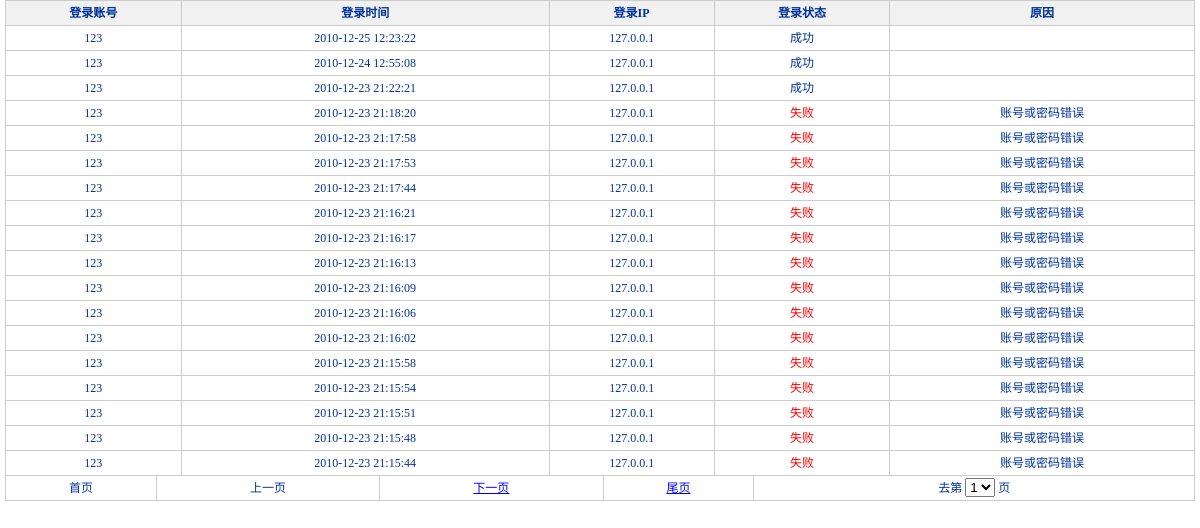
/leetobest/admin/listloginlog.php (signed in), run on the app's committed database.
### tables this page shows
CREATE TABLE `loginlog` (
  `loginlog_ip` varchar(45) NOT NULL default '' COMMENT '登录IP地址',
  `loginlog_account` varchar(45) NOT NULL default '' COMMENT '登录账号',
  `loginlog_addtime` varchar(45) NOT NULL default '' COMMENT '登录时间',
  `loginlog_status` int(10) unsigned NOT NULL default '0' COMMENT '登录状态，1--成功，2--失败',
  `loginlog_whyfalse` varchar(245) NOT NULL default '' COMMENT '登录失败原因',
  `loginlog_remark1` varchar(45) NOT NULL default '',
  `loginlog_remark2` varchar(45) NOT NULL default '',
  `loginlog_remark3` varchar(45) NOT NULL default ''
);

### leetobest/admin/listloginlog.php (the view, shortened to what this page needs)
<?php
	 $pageNo=@trim($pageNo);
	 if(empty($pageNo)){
		$pageNo=1;
	 }else{
		$pageNo=(int)$pageNo;
		if($pageNo<=0){
			 $pageNo=1;
		}
	 }
	 $pageSize=@trim($pageSize);
	 if(empty($pageSize)){
		$pageSize=18;
	 }else{
		$pageSize=(int)$pageSize;
		if($pageSize<=0){
			$pageSize=18;
		}
	}
?>
<!DOCTYPE html PUBLIC "-//W3C//DTD XHTML 1.0 Transitional//EN" "http://www.w3.org/TR/xhtml1/DTD/xhtml1-transitional.dtd">
<html xmlns="http://www.w3.org/1999/xhtml">
<head>
<link href="style/index.css" type="text/css" rel="stylesheet" />
</head>
<body>
<table border="0" cellpadding="0" cellspacing="0" class="list_table">
  <tr>
    <td><table border="0" cellpadding="0" cellspacing="0" class="list_table_main">
        <tr>
		  <th>登录账号</th>
		  <th>登录时间</th>
          <th>登录IP</th>
		  <th>登录状态</th>
		  <th>原因</th>
        </tr>
		<?php
		    include_once '../include/mysql.php';
			$sql="SELECT * FROM loginlog ";
			$res=mysql_query($sql);
			$totalRecord=mysql_num_rows($res);
			$totalPage=ceil($totalRecord / $pageSize);
		    $start=($pageNo-1)*$pageSize;
		    $sql_limit="SELECT * FROM loginlog ORDER BY loginlog_addtime DESC  LIMIT ".$start.",".$pageSize."";
		    $result=mysql_query($sql_limit);
			while($back_arr=mysql_fetch_array($result,MYSQL_BOTH)){
		?>
		<tr>
		   <td><?php echo @empty($back_arr['loginlog_account'])?'':$back_arr['loginlog_account']?></td>
		   <td><?php echo @empty($back_arr['loginlog_addtime'])?'':$back_arr['loginlog_addtime'];?></td>
		   <td><?php echo @empty($back_arr['loginlog_ip'])?'':$back_arr['loginlog_ip'];?></td>
		   <td><?php echo @empty($back_arr['loginlog_status'])?'':($back_arr['loginlog_status']==1?'成功':'<font color="red">失败</font>')?></td>
		   <td><?php echo @empty($back_arr['loginlog_whyfalse'])?'':$back_arr['loginlog_whyfalse'];?></td>
		</tr>
		<?php
			}
		?>
      </table></td>
  </tr>
  <?php
      if($totalPage>1){
  ?>
  <td><table border="0" cellpadding="0" cellspacing="0" class="fenye">
        <tr>
		  <?php
	         if($pageNo<=1){
	      ?>
          <td>首页</td>
          <td>上一页</td>
		  <?php
             }else{
		  ?>
		  <td><a href="listloginlog.php?pageSize=<?php echo $pageSize; ?>&pageNo=1">首页</a></td>
          <td><a href="listloginlog.php?pageSize=<?php echo $pageSize; ?>&pageNo=<?php echo $pageNo<=1?1:($pageNo-1);?>">上一页</a></td>
		  <?php
			 }
	      ?>
		  <?php
		      if($pageNo>=$totalPage){
		  ?>
		  <td>下一页</td>
		  <td>尾页</td>
		  <?php
		      }else{
		  ?>
		  <td><a href="listloginlog.php?pageSize=<?php echo $pageSize; ?>&pageNo=<?php echo $pageNo>=$totalPage?$totalPage:($pageNo+1) ?>">下一页</a></td>
          <td><a href="listloginlog.php?pageSize=<?php echo $pageSize; ?>&pageNo=<?php echo $totalPage; ?>">尾页</a></td>
		  <?php
			  }
		  ?>
          <td>去第
            <select onChange="goto();" id="pageNo" name="pageNo">
			  <?php
			      for($i=1;$i<=$totalPage;$i++){
			  	  if($i==$pageNo){
			  ?>
			  <option value="<?php echo $i ?>" selected='true'><?php echo $i ?></option>
			  <?php	  }else{
			  ?>
			  <option value="<?php echo $i ?>"><?php echo $i ?></option>
			  <?php
		              }
				  }
			  ?>
            </select>
            页</td>
        </tr>
      </table></td>
  <?php
	  }
  ?>
</table>
</body>
</html>

### leetobest/admin/style/index.css (style rules this page uses)
* { margin: 0px; padding: 0px; }
body { margin:0; padding:0; text-align:left; font-size:14px; color:#00f; background:#fff; }
table { margin:10px 0 0 10px; border-collapse: collapse; font-size:12px; font-family:"宋体"; }
th { border: 1px solid #cccccc; height:24px; }
td { border: 1px solid #cccccc; height:24px; }
.list_table { margin:0; padding:0; width:100%;color:#039; border:0; }
.list_table td { padding:0 5px; border:0; }
.list_table_main { margin:0; padding:0; width:100%;color:#039; text-align:center; }
.list_table_main th { margin:0; padding:0;color:#039; border: 1px solid #cccccc; height:24px; line-height:24px; background:#f1f1f1; }
.list_table_main td { margin:0; padding:0;color:#039; border: 1px solid #cccccc; height:24px; line-height:24px; }
.fenye { margin:0; padding:0; width:100%;color:#039; text-align:center; }
.fenye td { margin:0; padding:0; color:#039; border: 1px solid #cccccc; height:24px; line-height:24px; border-top:none; }

### data on the page
loginlog: loginlog_account "123", loginlog_addtime "2010-12-25 12:23:22", loginlog_ip "127.0.0.1", loginlog_status "成功"
loginlog: loginlog_account "123", loginlog_addtime "2010-12-24 12:55:08", loginlog_ip "127.0.0.1", loginlog_status "成功"
loginlog: loginlog_account "123", loginlog_addtime "2010-12-23 21:22:21", loginlog_ip "127.0.0.1", loginlog_status "成功"
loginlog: loginlog_account "123", loginlog_addtime "2010-12-23 21:18:20", loginlog_ip "127.0.0.1", loginlog_status "失败", loginlog_whyfalse "账号或密码错误"
loginlog: loginlog_account "123", loginlog_addtime "2010-12-23 21:17:58", loginlog_ip "127.0.0.1", loginlog_status "失败", loginlog_whyfalse "账号或密码错误"
loginlog: loginlog_account "123", loginlog_addtime "2010-12-23 21:17:53", loginlog_ip "127.0.0.1", loginlog_status "失败", loginlog_whyfalse "账号或密码错误"
loginlog: loginlog_account "123", loginlog_addtime "2010-12-23 21:17:44", loginlog_ip "127.0.0.1", loginlog_status "失败", loginlog_whyfalse "账号或密码错误"
loginlog: loginlog_account "123", loginlog_addtime "2010-12-23 21:16:21", loginlog_ip "127.0.0.1", loginlog_status "失败", loginlog_whyfalse "账号或密码错误"
loginlog: loginlog_account "123", loginlog_addtime "2010-12-23 21:16:17", loginlog_ip "127.0.0.1", loginlog_status "失败", loginlog_whyfalse "账号或密码错误"
loginlog: loginlog_account "123", loginlog_addtime "2010-12-23 21:16:13", loginlog_ip "127.0.0.1", loginlog_status "失败", loginlog_whyfalse "账号或密码错误"
loginlog: loginlog_account "123", loginlog_addtime "2010-12-23 21:16:09", loginlog_ip "127.0.0.1", loginlog_status "失败", loginlog_whyfalse "账号或密码错误"
loginlog: loginlog_account "123", loginlog_addtime "2010-12-23 21:16:06", loginlog_ip "127.0.0.1", loginlog_status "失败", loginlog_whyfalse "账号或密码错误"
loginlog: loginlog_account "123", loginlog_addtime "2010-12-23 21:16:02", loginlog_ip "127.0.0.1", loginlog_status "失败", loginlog_whyfalse "账号或密码错误"
loginlog: loginlog_account "123", loginlog_addtime "2010-12-23 21:15:58", loginlog_ip "127.0.0.1", loginlog_status "失败", loginlog_whyfalse "账号或密码错误"
loginlog: loginlog_account "123", loginlog_addtime "2010-12-23 21:15:54", loginlog_ip "127.0.0.1", loginlog_status "失败", loginlog_whyfalse "账号或密码错误"
loginlog: loginlog_account "123", loginlog_addtime "2010-12-23 21:15:51", loginlog_ip "127.0.0.1", loginlog_status "失败", loginlog_whyfalse "账号或密码错误"
loginlog: loginlog_account "123", loginlog_addtime "2010-12-23 21:15:48", loginlog_ip "127.0.0.1", loginlog_status "失败", loginlog_whyfalse "账号或密码错误"
loginlog: loginlog_account "123", loginlog_addtime "2010-12-23 21:15:44", loginlog_ip "127.0.0.1", loginlog_status "失败", loginlog_whyfalse "账号或密码错误"

### other printed values
form field pageNo "1"
